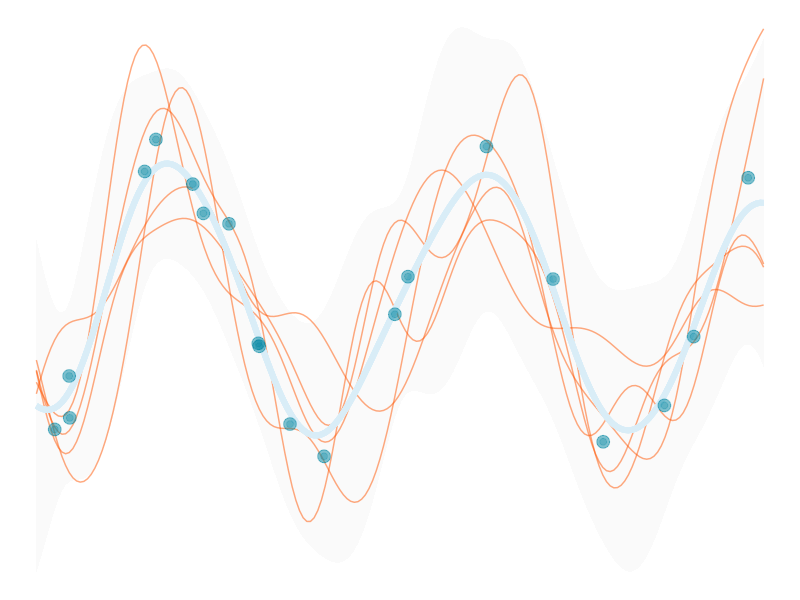

Here is the R script that generated this plot:
## ---- chunk 1
knitr::opts_chunk$set(
  echo = FALSE,
  dev.args = list(bg = 'transparent'),
  # dev='svglite',
  # fig.align='center',
  #out.width='75%', fig.asp=.75,
  cache.rebuild = F,
  cache = F
)

library(tidyverse)
## ---- chunk 2
library(tidyverse)

l = 1            # for l, sigma_f, sigma_n, see note at covariance function
sigma_f = 1      
sigma_n = .25 
k_eps   = 1e-8   # see note at Kstarstar
n_prior = 5      # number of prior draws
n_post_pred = 5  # number of posterior predictive draws

X_train = 15 * (runif(20) - .5)  
n_train = length(X_train)

# kept sine function for comparison to noise free result
y_train = sin(X_train) + rnorm(n = n_train, sd = .1)  

X_test = seq(-7.5, 7.5, length = 200)
n_test = length(X_test)

gp_mu <- function(x) {
  map_dbl(x, function(x) x = 0)
}

gp_K <- function(
  x,
  y = NULL,
  l = 1,
  sigma_f = 1,
  sigma_n = .5
  ) {
  
  if(!is.null(y)){
    sigma_f * exp( -(1/(2 * l^2)) * as.matrix(dist(x, upper = TRUE, diag = TRUE) ^ 2) ) +
      sigma_n*diag(length(x))    
  }
  else{
    sigma_f * exp( -(1/(2 * l^2)) * as.matrix(dist(x, upper = TRUE, diag = TRUE) ^ 2) )
  }  
}

Ky = gp_K(
  x = X_train,
  y = y_train,
  l = l,
  sigma_f = sigma_f,
  sigma_n = sigma_n
)

# initial matrix
K_ = gp_K(
  c(X_train, X_test),
  l = l,
  sigma_f = sigma_f,
  sigma_n = sigma_n
)

Kstar  = K_[1:n_train, (n_train+1):ncol(K_)]                    # dim = N x N*
tKstar = t(Kstar)                                               # dim = N* x N
Kstarstar = K_[(n_train+1):nrow(K_), (n_train+1):ncol(K_)] +    # dim = N* x N*
  k_eps*diag(n_test)      # the k_eps part is for positive definiteness

Kyinv = solve(Ky)

post_mu = gp_mu(X_test) + tKstar %*% Kyinv %*% (y_train - gp_mu(X_train))
post_K  = Kstarstar - tKstar %*% Kyinv %*% Kstar
s2 = diag(post_K)

y_pp = data.frame(t(MASS::mvrnorm(n_post_pred, mu = post_mu, Sigma = post_K)))

pp_data = data.frame(
  x = X_test,
  y = y_pp,
  fmean = post_mu, 
  se_lower = post_mu - 2 * sqrt(s2),
  se_upper = post_mu + 2 * sqrt(s2)
) %>% 
  pivot_longer(starts_with('y'), names_to = 'variable')

gdat = data.frame(
  x = X_test,
  y = y_pp,
  fmean = post_mu,
  se_lower = post_mu - 2 * sqrt(s2),
  se_upper = post_mu + 2 * sqrt(s2)
) %>%
  gather(key = variable,
         value = value,
         -x,
         -fmean,
         -se_lower,
         -se_upper)

ggplot(aes(x = x, y = value), data = gdat) +
  geom_ribbon(aes(ymin = se_lower, ymax = se_upper, group = variable),
              fill = 'gray98') +
  geom_line(aes(group = variable), color = '#FF550080') +
  geom_line(aes(group = variable, y = fmean),
            color = '#d9edf7',
            size = 2) +
  geom_point(
    aes(x = X_train, y = y_train),
    size = 4,
    color = '#0085a1',
    alpha = .5,
    data = data.frame(X_train, y_train)
  ) +
  geom_point(
    aes(x = X_train, y = y_train),
    size = 2,
    color = '#0085a1',
    alpha = .25,
    data = data.frame(X_train, y_train)
  ) +
  theme_void()
